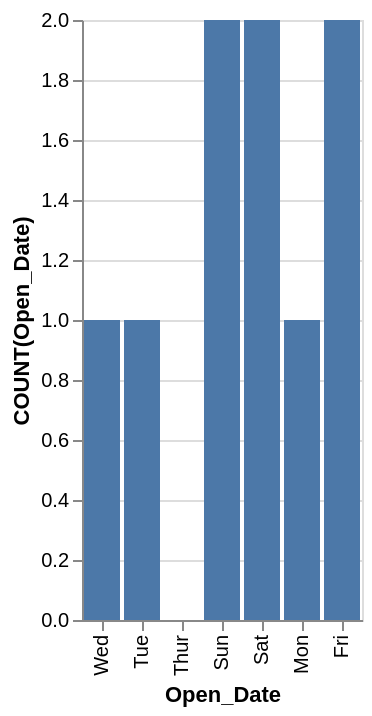

Here is the Vega-Lite specification saved for this chart:
### Vega-Lite specification from a JSON file in a GitHub repository (floating-point values rounded to 4 significant figures)
{"data": {"values": [{"x_data": "Mon", "y_data": 1}, {"x_data": "Tue", "y_data": 1}, {"x_data": "Wed", "y_data": 1}, {"x_data": "Thur", "y_data": 0}, {"x_data": "Fri", "y_data": 2}, {"x_data": "Sat", "y_data": 2}, {"x_data": "Sun", "y_data": 2}]}, "mark": "bar", "encoding": {"x": {"field": "x_data", "type": "nominal", "title": "Open_Date", "sort": "descending"}, "y": {"field": "y_data", "type": "quantitative", "title": "COUNT(Open_Date)"}}}
